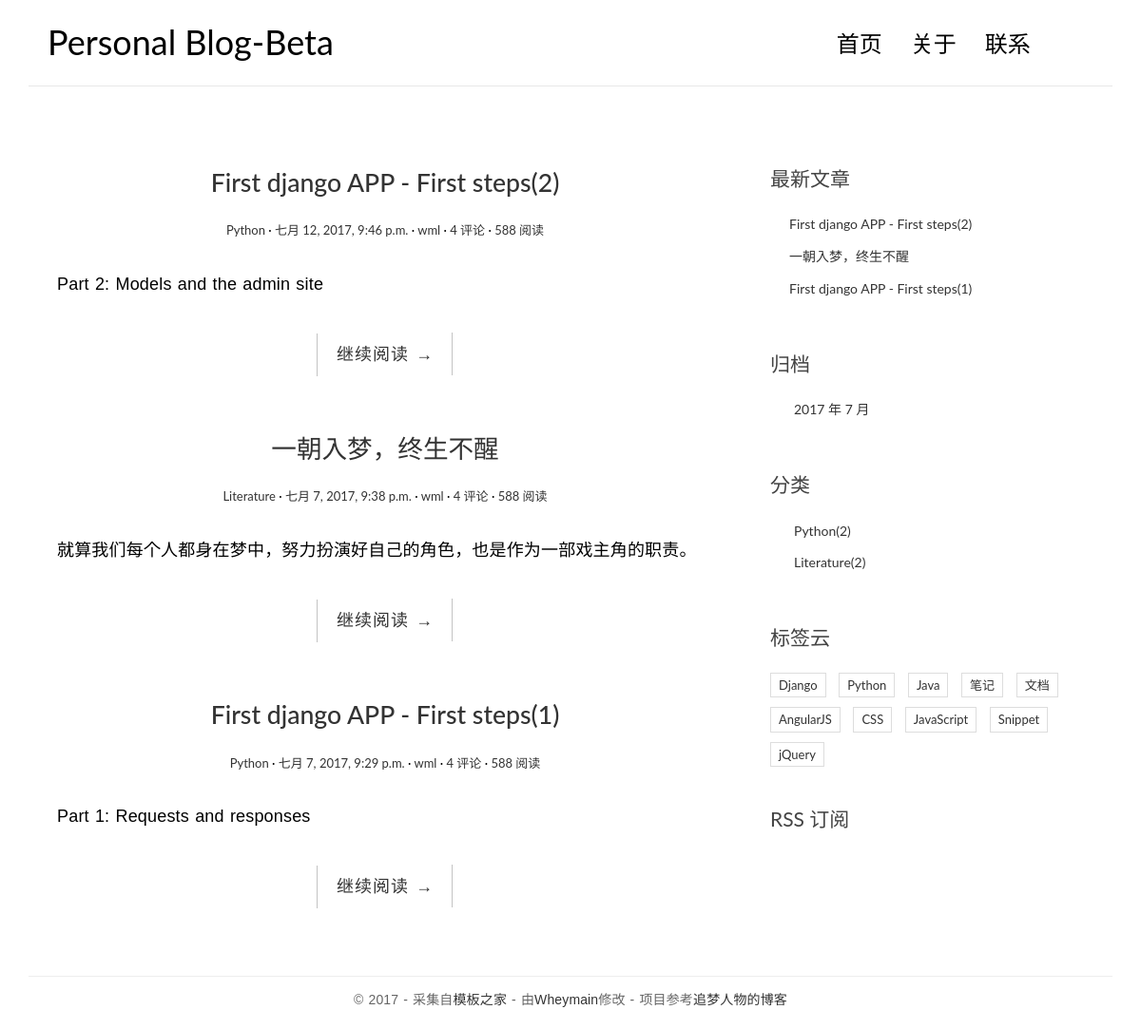
The page / on the database its author committed.
### blog/models.py (models this page shows, shortened)
class Post(models.Model):
	title = models.CharField(max_length=100)
	body = models.TextField()
	created_time = models.DateTimeField()
	modified_time = models.DateTimeField()
	excerpt = models.CharField(max_length=200, blank=True)
	author = models.ForeignKey(User)
	category = models.ForeignKey(Category)
	tags = models.ManyToManyField(Tag, blank=True)
	def get_absolute_url(self):
		return reverse('blog:detail', kwargs={'pk': self.pk})

class Category(models.Model):
	name = models.CharField(max_length=100)

### blog/views.py (the view)
# urls.py: url(r'^$', views.index, name='index'),
def index(request):
	post_list = Post.objects.all().order_by('-created_time')
	return render(request, 'blog/index.html', context = {'post_list': post_list})

### blog/templatetags/blog_tags.py (called while the page is built)
@register.simple_tag
def get_recent_posts(num=5):
	return Post.objects.all().order_by('-created_time')[:num]

@register.simple_tag
def archives():
	return Post.objects.dates('created_time', 'month', order='DESC')

@register.simple_tag
def get_categories():
	return Category.objects.all()             # 别忘了在顶部引入 Category 类

### templates/blog/index.html
{% extends 'base.html' %}
{% block main %}
    {% for post in post_list %}
        <article class="post post-{{ post.pk }}">
            <header class="entry-header">
                <h1 class="entry-title">
                    <a href="{{ post.get_absolute_url }}">{{ post.title }}</a>
                </h1>
                <div class="entry-meta">
                    <span class="post-category"><a href="#">{{ post.category.name }}</a></span>
                    <span class="post-date"><a href="#"><time class="entry-date"
                                                            datetime="{{ post.created_time}}">{{ post.created_time }}</time></a></span>
                    <span class="post-author"><a href="#">{{ post.author }}</a></span>
                    <span class="comments-link"><a href="#">4 评论</a></span>
                    <span class="views-count"><a href="#">588 阅读</a></span>
                </div>
            </header>
            <div class="entry-content clearfix">
                <p>{{ post.excerpt }}</p>
                <div class="read-more cl-effect-14">
                    <a href="{{ post.get_absolute_url }}" class="more-link">继续阅读 <span class="meta-nav">→</span></a>
                </div>
            </div>
        </article>
    {% empty %}
        <div class="no-post">暂时还没有发布的文章！</div>
    {% endfor %}
{% endblock main %}

### templates/base.html (shortened to what this page needs)
{% load staticfiles %}
{% load blog_tags %}
<!DOCTYPE html>
<html>
<head>
    <link rel="stylesheet" href="http://code.ionicframework.com/ionicons/2.0.1/css/ionicons.min.css">
    <link rel="stylesheet" href="{% static 'blog/css/bootstrap.min.css' %}">
    <link rel="stylesheet" href="{% static 'blog/css/pace.css' %}">
    <link rel="stylesheet" href="{% static 'blog/css/custom.css' %}">
</head>
<body>
<div class="container">
    <header id="site-header">
        <div class="row">
            <div class="col-md-4 col-sm-5 col-xs-8">
                <div class="logo">
                    <h1><a href="/"><b>Personal Blog-Beta</a></h1>
                </div>
            </div>
            <div class="col-md-8 col-sm-7 col-xs-4">
                <nav class="main-nav" role="navigation">
                    <div class="collapse navbar-collapse" id="bs-example-navbar-collapse-1">
                        <ul class="nav navbar-nav navbar-right">
                            <li class="cl-effect-11"><a href="/" data-hover="首页">首页</a></li>
                            <li class="cl-effect-11"><a href="/about" data-hover="关于">关于</a></li>
                            <li class="cl-effect-11"><a href="/contact" data-hover="联系">联系</a></li>
                        </ul>
                    </div>
                </nav>
            </div>
        </div>
    </header>
</div>
<div class="content-body">
    <div class="container">
        <div class="row">
            <main class="col-md-8">
                {% block main %}
                {% endblock main %}
            </main>
            <aside class="col-md-4">
                <div class="widget widget-recent-posts">
                    <h3 class="widget-title">最新文章</h3>
                    {% get_recent_posts as recent_post_list %}
                    <ul>
                        {% for post in recent_post_list %}
                        <li>
                            <a href="{{ post.get_absolute_url }}">{{ post.title }}</a>
                        </li>
                        {% empty %}
                        暂无文章！
                        {% endfor %}
                    </ul>
                </div>
                <div class="widget widget-archives">
                    <h3 class="widget-title">归档</h3>
                    {% archives as date_list %}
                    <ul>
                        {% for date in date_list %}
                        <li>
                            <a href="{% url 'blog:archives' date.year date.month %}">{{ date.year }} 年 {{ date.month }} 月</a>
                        </li>
                        {% empty %}
                        暂无归档！
                        {% endfor %}
                    </ul>
                </div>
                <div class="widget widget-category">
                    <h3 class="widget-title">分类</h3>
                    {% get_categories as category_list %}
                    <ul>
                        {% for category in category_list %}
                        <li>
                            <a href="{% url 'blog:category' category.pk %}">{{ category.name }}<span class="post-count">(2)</span></a>
                        </li>
                        {% empty %}
                        暂无分类！
                        {% endfor %}
                    </ul>
                </div>
                <div class="widget widget-tag-cloud">
                    <h3 class="widget-title">标签云</h3>
                    <ul>
                        <li>
                            <a href="#">Django</a>
                        </li>
                        <li>
                            <a href="#">Python</a>
                        </li>
                        <li>
                            <a href="#">Java</a>
                        </li>
                        <li>
                            <a href="#">笔记</a>
                        </li>
                        <li>
                            <a href="#">文档</a>
                        </li>
                        <li>
                            <a href="#">AngularJS</a>
                        </li>
                        <li>
                            <a href="#">CSS</a>
                        </li>
                        <li>
                            <a href="#">JavaScript</a>
                        </li>
                        <li>
                            <a href="#">Snippet</a>
                        </li>
                        <li>
                            <a href="#">jQuery</a>
                        </li>
                    </ul>
                </div>
                <div class="rss">
                    <a href=""> RSS 订阅</a>
                </div>
            </aside>
        </div>
    </div>
</div>
<footer id="site-footer">
    <div class="container">
        <div class="row">
            <div class="col-md-12">
                <p class="copyright">&copy 2017 - 采集自<a href="http://www.cssmoban.com/"
                                                        target="_blank" title="模板之家">模板之家</a>
                    - 由<a href="https://github.com/wheymain" title="Git-Hub" target="_blank">Wheymain</a>修改 - 项目参考<a href="http://zmrenwu.com/" title="网页模板" target="_blank">追梦人物的博客</a>
                </p>
            </div>
        </div>
    </div>
</footer>
</body>
</html>

### blog/static/blog/css/custom.css (style rules this page uses)
* { outline: none; }
h1, h2, h3, h4, h5, h6 { margin-top: 0; }
b { font-weight: 400; }
a { color: #333; }
body { color: #444; font-family: 'Lato', sans-serif; }
p { font-family: 'Ubuntu', sans-serif; font-weight: 400; word-spacing: 1px; letter-spacing: 0.01em; }
#site-header { background-color: #FFF; padding: 25px 20px; margin-bottom: 40px; border-bottom: 1px solid #e7e7e7; }
.logo h1 a { color: #000; }
.logo h1 { margin: 0; font-family: 'Lato', sans-serif; font-weight: 300; }
.main-nav { margin-top: 11px; max-width: 95%; }
.main-nav a { color: #000000 !important; padding: 0 0 5px 0 !important; margin-right: 30px; font-family: 'Lato', sans-serif; font-weight: 300; font-size: 24px; }
.cl-effect-11 a { padding: 10px 0; color: #0972b4; text-shadow: none; }
.cl-effect-11 a::before { position: absolute; top: 0; left: 0; overflow: hidden; padding: 0 0 5px 0 !important; max-width: 0; border-bottom: 1px solid #000; color: #000; content: attr(data-hover); white-space: nowrap; -webkit-transition: max-width 0.5s; -moz-transition: max-width 0.5s; transition: max-width 0.5s; }
.content-body { padding-bottom: 4em; }
.post { background: #fff; padding: 30px 30px 0; }
.entry-title { text-align: center; font-size: 1.9em; margin-bottom: 20px; line-height: 1.6; padding: 10px 20px 0; }
.entry-meta { text-align: center; color: #DDDDDD; font-size: 13px; margin-bottom: 30px; }
.entry-content { font-size: 18px; line-height: 1.9; font-weight: 300; color: #000; }
.post-category::after, .post-date::after, .post-author::after, .comments-link::after { content: ' ·'; color: #000; }
.read-more { font-family: 'Ubuntu', sans-serif; font-weight: 400; word-spacing: 1px; letter-spacing: 0.01em; text-align: center; margin-top: 20px; }
.cl-effect-14 a { padding: 0 20px; height: 45px; line-height: 45px; position: relative; display: inline-block; margin: 15px 25px; letter-spacing: 1px; font-weight: 400; text-shadow: 0 0 1px rgba(255, 255, 255, 0.3); }
.cl-effect-14 a::before, .cl-effect-14 a::after { position: absolute; width: 45px; height: 1px; background: #C3C3C3; content: ''; -webkit-transition: all 0.3s; -moz-transition: all 0.3s; transition: all 0.3s; pointer-events: none; }
.cl-effect-14 a::before { top: 0; left: 0; -webkit-transform: rotate(90deg); -moz-transform: rotate(90deg); transform: rotate(90deg); -webkit-transform-origin: 0 0; -moz-transform-origin: 0 0; transform-origin: 0 0; }
.cl-effect-14 a::after { right: 0; bottom: 0; -webkit-transform: rotate(90deg); -moz-transform: rotate(90deg); transform: rotate(90deg); -webkit-transform-origin: 100% 0; -moz-transform-origin: 100% 0; transform-origin: 100% 0; }
.widget { background: #fff; padding: 30px 0 0; }
.widget-title { font-size: 1.5em; margin-bottom: 20px; line-height: 1.6; padding: 10px 0 0; font-weight: 400; }
.widget-recent-posts ul { padding: 0; margin: 0; padding-left: 20px; }
.widget-recent-posts ul li { list-style-type: none; position: relative; line-height: 170%; margin-bottom: 10px; }
.widget-recent-posts ul li::before { content: '\f3d3'; font-family: "Ionicons"; position: absolute; left: -17px; top: 3px; font-size: 16px; color: #000; }
.widget-archives ul { padding: 0; margin: 0; padding-left: 25px; }
.widget-archives ul li { list-style-type: none; position: relative; line-height: 170%; margin-bottom: 10px; }
.widget-archives ul li::before { content: '\f3f3'; font-family: "Ionicons"; position: absolute; left: -25px; top: 1px; font-size: 16px; color: #000; }
.widget-category ul { padding: 0; margin: 0; padding-left: 25px; }
.widget-category ul li { list-style-type: none; position: relative; line-height: 170%; margin-bottom: 10px; }
.widget-category ul li::before { content: '\f3fe'; font-family: "Ionicons"; position: absolute; left: -25px; top: 1px; font-size: 18px; color: #000; }
.widget-tag-cloud ul { padding: 0; margin: 0; margin-right: -10px; }
.widget-tag-cloud ul li { list-style-type: none; font-size: 13px; display: inline-block; margin-right: 10px; margin-bottom: 10px; padding: 3px 8px; border: 1px solid #ddd; }
.rss { font-size: 21px; margin-top: 30px; }
.rss a { color: #444; }
#site-footer { padding-top: 10px; padding: 0 0 1.5em 0; }
.copyright { text-align: center; padding-top: 1em; margin: 0; border-top: 1px solid #eee; color: #666; }

### rows shown on the page
Post: title "First django APP - First steps(2)", category.name "Python", created_time "七月 12, 2017, 9:46 p.m.", author "wml", excerpt "Part 2: Models and the admin site"
Post: title "一朝入梦，终生不醒", category.name "Literature", created_time "七月 7, 2017, 9:38 p.m.", author "wml", excerpt "就算我们每个人都身在梦中，努力扮演好自己的角色，也是作为一部戏主角的职责。"
Post: title "First django APP - First steps(1)", category.name "Python", created_time "七月 7, 2017, 9:29 p.m.", author "wml", excerpt "Part 1: Requests and responses"
Category: name "Python"
Category: name "Literature"

### other values the page prints
{{ date.year }} "2017"
{{ date.month }} "7"
